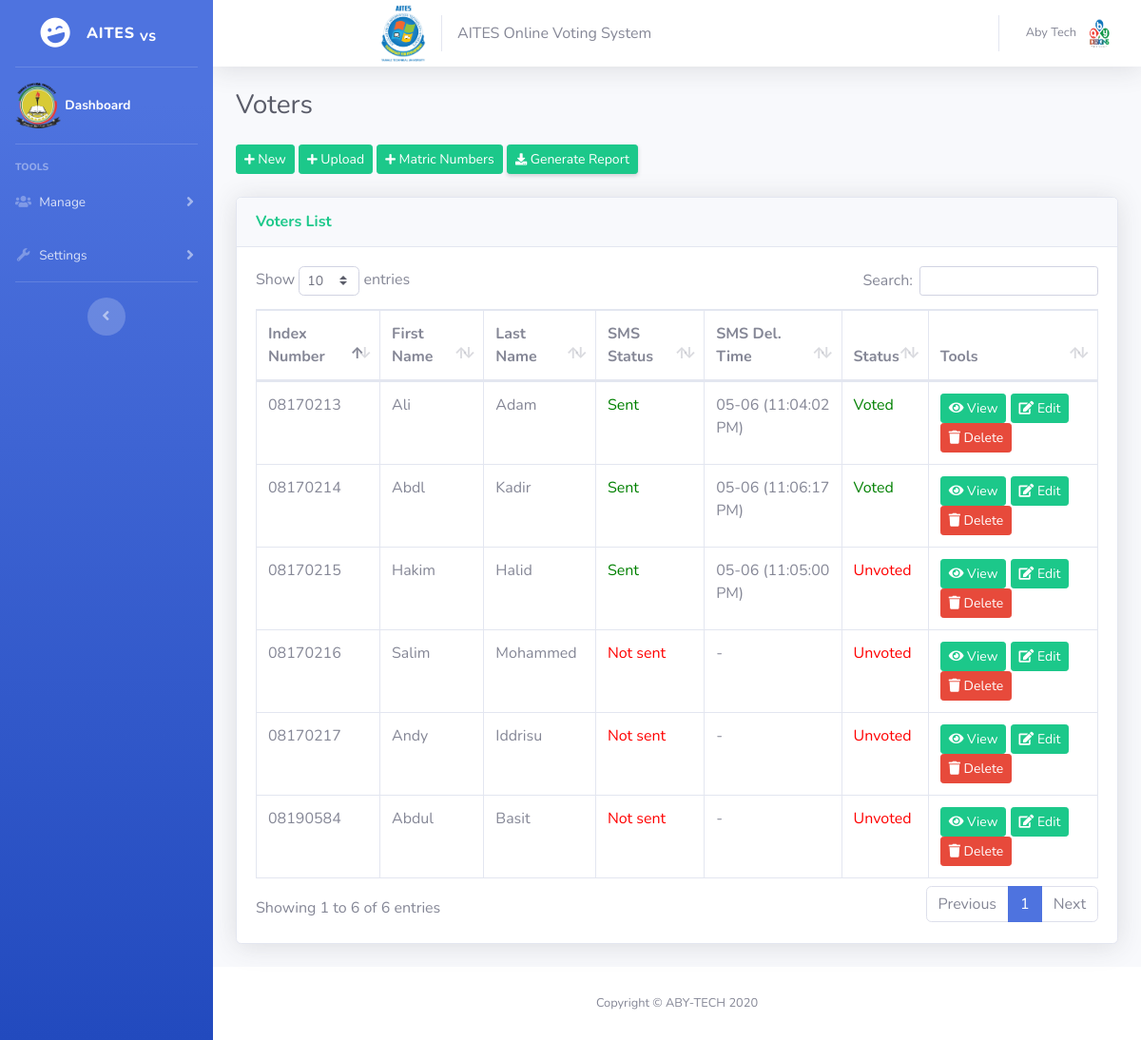
Screenshot of /admin/voters.php (signed in) with the database file from the repository.
### tables this page shows
CREATE TABLE `voters` (
  `id` int(11) NOT NULL,
  `password` varchar(8) NOT NULL,
  `firstname` varchar(30) NOT NULL,
  `lastname` varchar(30) NOT NULL,
  `indexnumber` varchar(8) NOT NULL,
  `phoneNumber` varchar(10) NOT NULL,
  `status` varchar(15) NOT NULL,
  `msgStatus` int(11) NOT NULL DEFAULT '0',
  `smsDtime` varchar(25) NOT NULL DEFAULT '-'
);

### admin/includes/session.php (called while the page is built, shortened)
<?php
	include 'includes/conn.php';
	$sql = "SELECT * FROM admin WHERE id = '".$_SESSION['admin']."'";
	$query = $conn->query($sql);
	$user = $query->fetch_assoc();
?>

### admin/voters.php (the view, shortened to what this page needs)
<?php include 'includes/session.php'; ?>
<?php include 'includes/header.php'; ?>
<?php include 'includes/navbar.php'; ?>
  <div class="container-fluid">
          <div class=" align-items-center justify-content-between mb-4">
            <h1 class="h3 mb-0 text-gray-800">Voters</h1>
          </div>
    <section class="content">
      <div class="row">
        <div class="col-xl-12">
          <div class="box">
          <div class=" align-items-center justify-content-between mb-4">
              <a href="#addnew" data-toggle="modal" class="btn btn-success btn-sm "><i class="fas fa-plus fa-sm"></i> New</a>
              <a href="#csvv" data-toggle="modal" class="btn btn-success btn-sm "><i class="fas fa-plus fa-sm"></i> Upload</a>
              <a href="#mn" data-toggle="modal" class="btn btn-success btn-sm "><i class="fas fa-plus fa-sm"></i> Matric Numbers</a>
              <a href="print.php" class="d-none d-sm-inline-block btn btn-sm btn-success shadow-sm"><i class="fas fa-download fa-sm"></i> Generate Report</a>
          </div>
          <div class="card shadow mb-4">
            <div class="card-header py-3">
              <h6 class="m-0 font-weight-bold text-success">Voters List</h6>
            </div>
            <div class="card-body">
              <div class="table-responsive">
                <table class="table table-bordered" id="example1" width="100%" cellspacing="0">
                <thead>
                  <th>Index Number</th>
                  <th>First Name</th>
                  <th>Last Name</th>
                  <th>SMS Status</th>
                  <th>SMS Del. Time</th>
                  <th>Status</th>
                  <th>Tools</th>
                </thead>
                <tbody>
                  <?php
                    $sql = "SELECT * FROM voters";
                    $query = $conn->query($sql);
                    while($row = $query->fetch_assoc()){
                      $SMSstatus = $row['msgStatus'];
                      echo "
                        <tr>
                          <td>".$row['indexnumber']."</td>
                          <td>".$row['firstname']."</td>
                          <td>".$row['lastname']."</td>";
                          if ($SMSstatus=="1") {
                                  echo'<td style="color:green;">Sent</td>';
                                }
                                elseif ($SMSstatus=="0") {
                                  echo'<td style="color:red;">Not sent</td>';
                                }
                                else{
                                  echo'<td>'.$SMSstatus.'</td>';
                                }
                          echo "<td>".$row['smsDtime']."</td>";
                          if ($row['status']=="Voted") {
                              echo'<td style="color:green;">'.$row['status'].'</td>';
                            }
                            elseif ($row['status']=="Unvoted") {
                              echo'<td style="color:red;">'.$row['status'].'</td>';
                            }
                            else{
                              echo'<td>'.$row['status'].'</td>';
                            }
                          echo"
                          <td>
                            <button class='btn btn-success btn-sm view btn-flat' data-id='".$row['id']."'><i class='fa fa-eye'></i> View</button>
                            <button class='btn btn-success btn-sm edit btn-flat' data-id='".$row['id']."'><i class='fa fa-edit'></i> Edit</button>
                            <button class='btn btn-danger btn-sm delete btn-flat' data-id='".$row['id']."'><i class='fa fa-trash'></i> Delete</button>
                          </td>
                        </tr>
                      ";}
                  ?>
                </tbody>
              </table>
            </div>
          </div>
        </div>
        </div>
      </div>
    </section>
  </div>
  <?php include 'includes/footer.php'; ?>
</body>
</html>

### admin/includes/nav.php (shortened to what this page needs)
<nav class="navbar navbar-expand navbar-light bg-white topbar mb-4 static-top shadow">
  <img class="img-profile " style="width: 3em;margin-left: 10em;" src="../images/aites.png">
  <span class="mr-2 d-none d-lg-inline text-gray-600">AITES Online Voting System</span>
  <ul class="navbar-nav ml-auto">
    <li class="nav-item dropdown no-arrow">
      <a class="nav-link dropdown-toggle" href="#" id="userDropdown" role="button" data-toggle="dropdown" aria-haspopup="true" aria-expanded="false">
        <span class="mr-2 d-none d-lg-inline text-gray-600 small">
       <?php echo $user['firstname'].' '.$user['lastname']; ?>
        </span>
        <img class="img-profile rounded-circle" src="<?php echo (!empty($user['photo'])) ? '../images/'.$user['photo'] : '../images/profile.jpg'; ?>">
      </a>
    </li>
  </ul>
</nav>

### rows the page displays
voters: indexnumber "08170213", firstname "Ali", lastname "Adam", msgStatus "Sent", smsDtime "05-06 (11:04:02 PM)", status "Voted"
voters: indexnumber "08170214", firstname "Abdl", lastname "Kadir", msgStatus "Sent", smsDtime "05-06 (11:06:17 PM)", status "Voted"
voters: indexnumber "08170215", firstname "Hakim", lastname "Halid", msgStatus "Sent", smsDtime "05-06 (11:05:00 PM)", status "Unvoted"
voters: indexnumber "08170216", firstname "Salim", lastname "Mohammed", msgStatus "Not sent", smsDtime "-", status "Unvoted"
voters: indexnumber "08170217", firstname "Andy", lastname "Iddrisu", msgStatus "Not sent", smsDtime "-", status "Unvoted"
voters: indexnumber "08190584", firstname "Abdul", lastname "Basit", msgStatus "Not sent", smsDtime "-", status "Unvoted"

### other values shown
$user['firstname'] "Aby"
$user['lastname'] "Tech"
